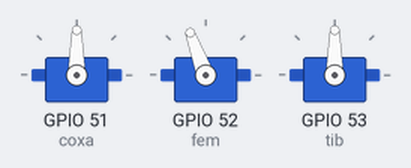
Recording of a sketch running on a simulated ESP32. On the bench: 3 × servo.

Above: at 0.05 s.
At 1.0 s:
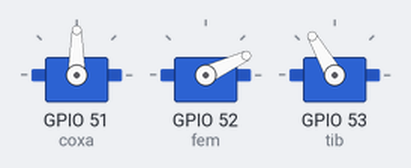
At 2.0 s:
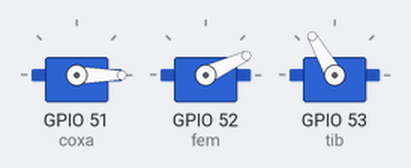
Timing chart, 0 to 4.6 s (numbered marks = the images above):
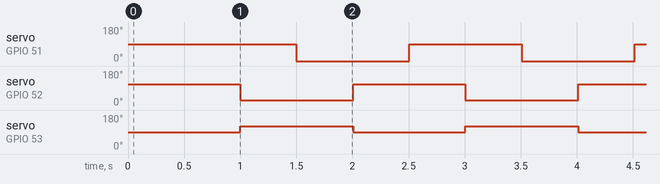

The sketch:

hextest1.ino
```cpp
#include <Servo.h>

Servo Acoxa;
Servo Afem;
Servo Atib;


int AcoxaF = 90;
int AcoxaB = 0;


int AfemUp = 110;
int AfemDn = 25;

int AtibUp = 90;
int AtibDn = 120;

int coxa = 51;
int fem = 52;
int tib = 53;


int delay1 = 5;
int delay2 = 500;

void setup() {
  Acoxa.attach(coxa);
  Afem.attach(fem);
  Atib.attach(tib);


  pinMode(coxa, OUTPUT);
  pinMode(fem, OUTPUT);
  pinMode(tib, OUTPUT);

}

void loop() {
   for (int i=40; i<=180; i++){
     walkFwd();
     delay(2);
}
}
void walkFwd(){

  frRightfwd();
  delay(delay2);

}
void frRightfwd(){

  Afem.write(AfemUp);

  Atib.write(AtibUp);

  delay(delay2);

  Acoxa.write(AcoxaF);

  delay(delay2);

  Afem.write(AfemDn);

  Atib.write(AtibDn);

  delay(delay2);
  Acoxa.write(AcoxaB);

  delay(delay1);
  }
```

Measured:
- by itself, servo on GPIO 51 (coxa): alternates 90° for 1.0 s and 0° for 1.0 s
- by itself, servo on GPIO 52 (fem): alternates 110° for 1.0 s and 25° for 1.0 s
- by itself, servo on GPIO 53 (tib): alternates 120° for 1.0 s and 90° for 1.0 s
